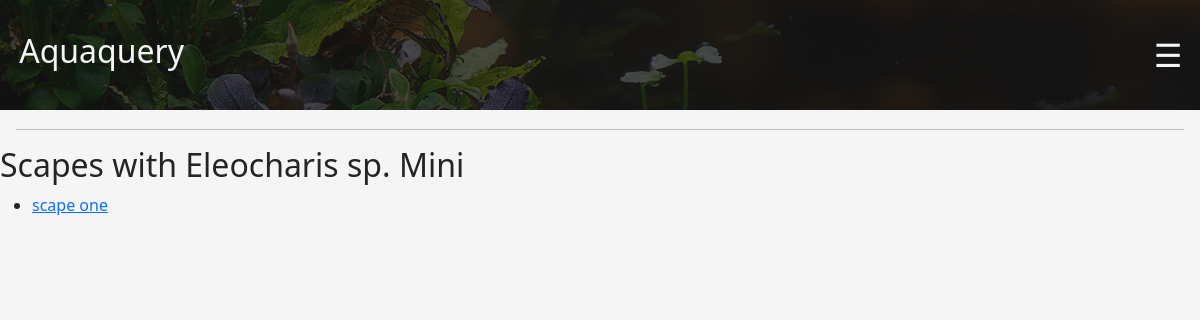
Page /catalog/tag-list/4 on the earlier database version.
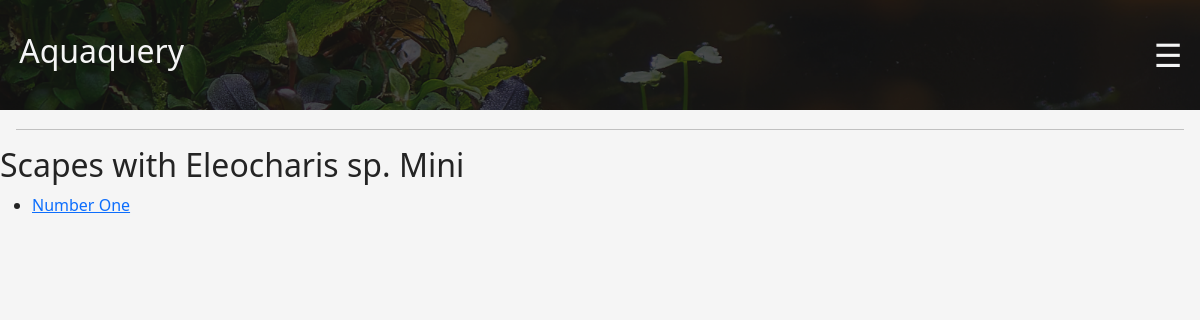
Same page on the later database version.
### catalog/models.py (models this page shows, shortened)
class Scape(models.Model):
    scape_name = models.CharField(max_length=100)
    owner = models.ForeignKey(Profile, on_delete=models.CASCADE, related_name = "owner_name")
    size = models.ForeignKey(TankSize, on_delete=models.CASCADE)
    volume = models.ForeignKey(TankVolume, on_delete=models.CASCADE)
    filtration = models.ForeignKey(TankFilter, on_delete=models.CASCADE)
    lighting = models.ForeignKey(TankLight, on_delete=models.CASCADE)
    co2 = models.ForeignKey(TankCo2, on_delete=models.CASCADE)
    soil = models.ForeignKey(TankSoil, on_delete=models.CASCADE)
    hardscape = models.ManyToManyField(TankHardscape, blank = True)
    fish = models.ManyToManyField(Fish, blank = True)
    invertebrate = models.ManyToManyField(Invertebrate, blank = True)
    plants = models.ManyToManyField(Plant, blank = True)

### catalog/views.py (the view)
# urls.py: path('catalog/tag-list/<int:pk>', tag_view, name="tag_view"),
def tag_view(request, pk):
    tag= Plant.objects.get( id =  pk)
    scape = tag.scape_set.all()
    context = {
        'tag' : tag,
        'scape': scape,
    }
    return render(request, 'tag_view.html', context)

### catalog/models.py (called while the page is built)
    def __str__(self):
        return self.name

### catalog/templates/tag_view.html (shortened to what this page needs)
{% extends 'base_generic.html' %}
    {% block content %}
        <h1>Scapes with {{tag}}</h1>
        <ul>
            {% for i in scape%}
                <li> <a href="{% url 'scape_view' i.pk %}">{{i.scape_name}}</a></li>
            {% endfor %}
        </ul>
    {% endblock %}

Differences in the rows shown:
changed Scape: scape_name "scape one" → "Number One"
